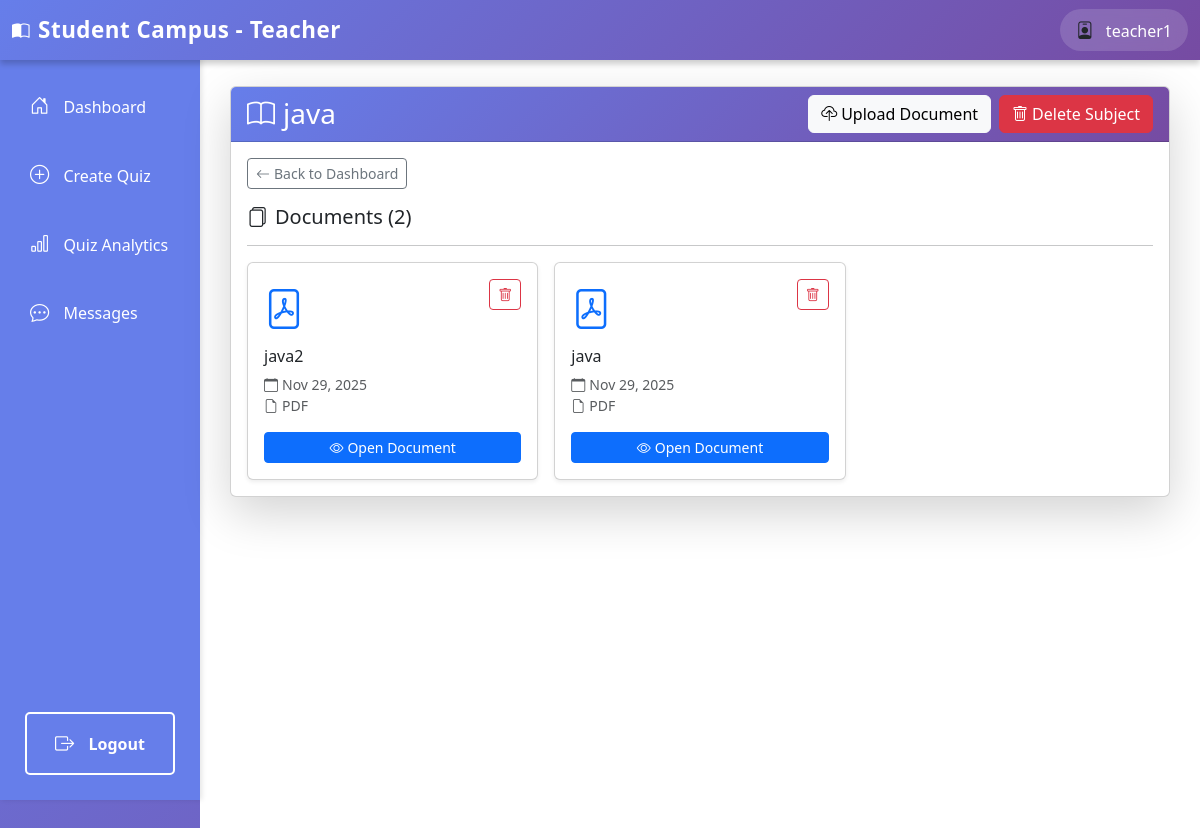
The page /teacher/subject/2/ (signed in) on the database its author committed.
### authentication/models.py (models this page shows, shortened)
class User(AbstractUser):
    ROLE_CHOICES = (
        ('student', 'Student'),
        ('teacher', 'Teacher'),
    )
    role = models.CharField(max_length=10, choices=ROLE_CHOICES, default='student')
    def is_teacher(self):
        return self.role == 'teacher'

### teachers/models.py (models this page shows, shortened)
class Subject(models.Model):
    name = models.CharField(max_length=200)
    description = models.TextField(blank=True)
    teacher = models.ForeignKey(User, on_delete=models.CASCADE, related_name='subjects')
    created_at = models.DateTimeField(auto_now_add=True)
    class Meta:
        ordering = ['name']

class PDFNote(models.Model):
    subject = models.ForeignKey(Subject, on_delete=models.CASCADE, related_name='notes')
    title = models.CharField(max_length=200)
    pdf_file = models.FileField(upload_to='notes/%Y/%m/%d/')  # Now supports PDF, DOC, DOCX, PPT, PPTX
    uploaded_by = models.ForeignKey(User, on_delete=models.CASCADE)
    created_at = models.DateTimeField(auto_now_add=True)
    def get_file_extension(self):
        return self.pdf_file.name.split('.')[-1].lower() if self.pdf_file else ''
    def get_file_icon(self):
        ext = self.get_file_extension()
        icons = {
            'pdf': 'bi-file-pdf',
            'doc': 'bi-file-word',
            'docx': 'bi-file-word',
            'ppt': 'bi-file-ppt',
            'pptx': 'bi-file-ppt',
        }
        return icons.get(ext, 'bi-file-earmark')
    class Meta:
        ordering = ['-created_at']

### teachers/views.py (the view)
# urls.py: path('subject/<int:subject_id>/', views.subject_detail, name='teacher_subject_detail'),
@login_required
def subject_detail(request, subject_id):
    if not request.user.is_teacher():
        return HttpResponseForbidden("You don't have permission to access this page.")
    subject = get_object_or_404(Subject, id=subject_id, teacher=request.user)
    notes = subject.notes.all()
    return render(request, 'teachers/subject_detail.html', {'subject': subject, 'notes': notes})

### templates/teachers/subject_detail.html (shortened to what this page needs)
{% extends 'teachers/base_teacher.html' %}
{% block teacher_content %}
<div class="row">
    <div class="col-12">
        <div class="card shadow-lg">
            <div class="card-header d-flex justify-content-between align-items-center" style="background: linear-gradient(135deg, #667eea 0%, #764ba2 100%); color: white;">
                <div>
                    <h3 class="mb-0"><i class="bi bi-book me-2"></i>{{ subject.name }}</h3>
                </div>
                <div class="d-flex gap-2">
                    <a href="{% url 'upload_pdf' subject.id %}" class="btn btn-light">
                        <i class="bi bi-cloud-upload me-1"></i>Upload Document
                    </a>
                    <button class="btn btn-danger" onclick="confirmDeleteSubject()">
                        <i class="bi bi-trash me-1"></i>Delete Subject
                    </button>
                </div>
            </div>
            <div class="card-body">
                <a href="{% url 'teacher_dashboard' %}" class="btn btn-sm btn-outline-secondary mb-3">
                    <i class="bi bi-arrow-left me-1"></i>Back to Dashboard
                </a>
                <h5><i class="bi bi-files me-2"></i>Documents ({{ notes.count }})</h5>
                <hr>
                {% if notes %}
                    <div class="row g-3">
                        {% for note in notes %}
                            <div class="col-md-6 col-lg-4">
                                <div class="card h-100 shadow-sm hover-shadow">
                                    <div class="card-body">
                                        <div class="d-flex justify-content-between align-items-start mb-2">
                                            <i class="{{ note.get_file_icon }} text-primary" style="font-size: 2.5rem;"></i>
                                            <button class="btn btn-sm btn-outline-danger"
                                                    data-document-id="{{ note.id }}"
                                                    data-document-title="{{ note.title }}"
                                                    data-delete-url="{% url 'delete_document' note.id %}"
                                                    onclick="confirmDeleteDocument(this)">
                                                <i class="bi bi-trash"></i>
                                            </button>
                                        </div>
                                        <h6 class="card-title">{{ note.title }}</h6>
                                        <p class="card-text small text-muted">
                                            <i class="bi bi-calendar me-1"></i>{{ note.created_at|date:"M d, Y" }}<br>
                                            <i class="bi bi-file-earmark me-1"></i>{{ note.get_file_extension|upper }}
                                        </p>
                                        <a href="{{ note.pdf_file.url }}" target="_blank" class="btn btn-sm btn-primary w-100">
                                            <i class="bi bi-eye me-1"></i>Open Document
                                        </a>
                                    </div>
                                </div>
                            </div>
                        {% endfor %}
                    </div>
                {% else %}
                    <div class="alert alert-info">
                        <i class="bi bi-info-circle me-2"></i>No documents uploaded yet. Click "Upload Document" to add materials for this subject.
                    </div>
                {% endif %}
            </div>
        </div>
    </div>
</div>
{% endblock %}

### templates/teachers/base_teacher.html (shortened to what this page needs)
<!DOCTYPE html>
<html lang="en">
<head>
    <link href="https://cdn.jsdelivr.net/npm/bootstrap@5.3.0/dist/css/bootstrap.min.css" rel="stylesheet">
    <link href="https://cdn.jsdelivr.net/npm/bootstrap-icons@1.10.0/font/bootstrap-icons.css" rel="stylesheet">
</head>
<body>
    <div class="position-fixed top-0 end-0 p-3" style="z-index: 11000;">
    </div>
    <nav class="navbar navbar-expand-lg navbar-light bg-light">
        <div class="container-fluid">
            <a class="navbar-brand fw-bold" href="{% url 'teacher_dashboard' %}">
                <i class="bi bi-book-half me-2"></i>Student Campus - Teacher
            </a>
            <div class="ms-auto d-flex align-items-center gap-3">
                <div class="user-info">
                    <i class="bi bi-person-badge me-2"></i>
                    <span>{{ user.username }}</span>
                </div>
            </div>
        </div>
    </nav>
    <div class="container-fluid">
        <div class="row">
            <div class="col-md-2 p-0">
                <div class="sidebar">
                    <nav class="nav flex-column">
                        <a class="nav-link {% if request.resolver_match.url_name == 'teacher_dashboard' %}active{% endif %}" href="{% url 'teacher_dashboard' %}">
                            <i class="bi bi-house-door"></i> Dashboard
                        </a>
                        <a class="nav-link {% if request.resolver_match.url_name == 'create_quiz' or request.resolver_match.url_name == 'generate_quiz' %}active{% endif %}" href="{% url 'create_quiz' %}">
                            <i class="bi bi-plus-circle"></i> Create Quiz
                        </a>
                        <a class="nav-link {% if request.resolver_match.url_name == 'quiz_analytics' %}active{% endif %}" href="{% url 'quiz_analytics' %}">
                            <i class="bi bi-bar-chart"></i> Quiz Analytics
                        </a>
                        <a class="nav-link {% if request.resolver_match.url_name == 'teacher_chat' or request.resolver_match.url_name == 'teacher_chat_with' %}active{% endif %}" href="{% url 'teacher_chat' %}">
                            <i class="bi bi-chat-dots"></i> Messages
                        </a>
                        <a class="nav-link logout-btn" href="{% url 'logout' %}">
                            <i class="bi bi-box-arrow-right"></i> Logout
                        </a>
                    </nav>
                </div>
            </div>
            <div class="col-md-10 p-0">
                <div class="main-content">
                    {% block teacher_content %}
                    {% endblock %}
                </div>
            </div>
        </div>
    </div>
</body>
</html>

### templates/teachers/base_teacher.html (style rules this page uses)
body { background: linear-gradient(135deg, #667eea 0%, #764ba2 100%); min-height: 100vh; padding-top: 56px; }
.navbar { position: fixed; top: 0; left: 0; right: 0; z-index: 1000; background: linear-gradient(135deg, #667eea 0%, #764ba2 100%) !important; box-shadow: 0 4px 6px rgba(0,0,0,0.2); border: none; }
.navbar-brand { color: white !important; font-weight: 700; font-size: 1.4rem; letter-spacing: 0.5px; }
.navbar span { color: white; font-weight: 500; }
.user-info { background: rgba(255, 255, 255, 0.15); padding: 8px 16px; border-radius: 25px; backdrop-filter: blur(10px); }
.navbar .bi { font-size: 1.1rem; }
.sidebar { height: calc(100vh - 56px); background-color: #667eea; box-shadow: 2px 0 5px rgba(0,0,0,0.1); position: sticky; top: 56px; display: flex; flex-direction: column; }
.sidebar .nav { display: flex; flex-direction: column; flex: 1; padding-top: 1rem; }
.sidebar .nav-link { color: #fff; padding: 15px 20px; border-radius: 5px; margin: 5px 10px; transition: all 0.3s; }
.sidebar .nav-link i { margin-right: 10px; font-size: 1.2rem; }
.logout-btn { position: absolute; bottom: 20px; left: 15px; right: 15px; background-color: transparent; color: white; border: 2px solid white; font-weight: 600; transition: all 0.3s; text-align: center; padding: 10px; border-radius: 5px; text-decoration: none; display: block; }
.main-content { background-color: #fff; min-height: 100vh; padding: 30px; }

### templates/teachers/subject_detail.html (style rules this page uses)
.hover-shadow { transition: all 0.3s ease; }

### rows shown on the page
User: username "teacher1"
Subject: name "java", count "2"
PDFNote: title "java2", created_at "Nov 29, 2025", get_file_extension "PDF"
PDFNote: title "java", created_at "Nov 29, 2025", get_file_extension "PDF"
